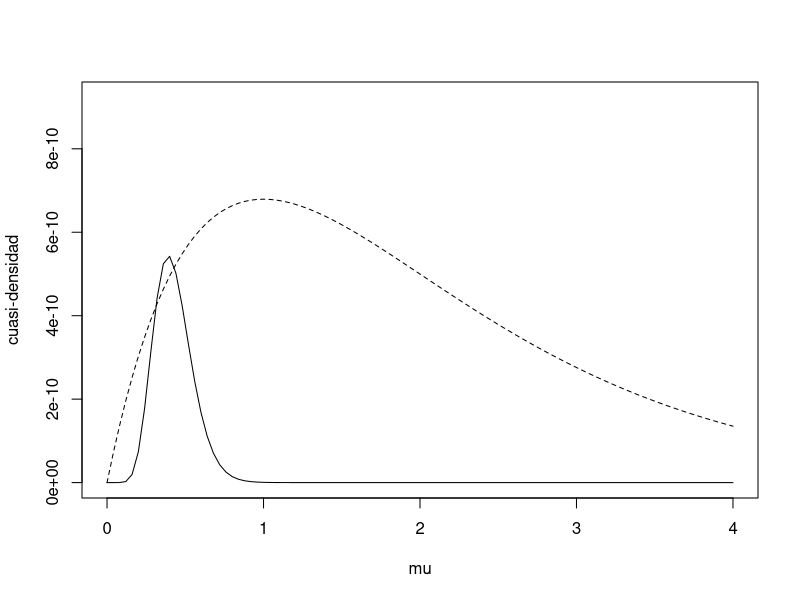
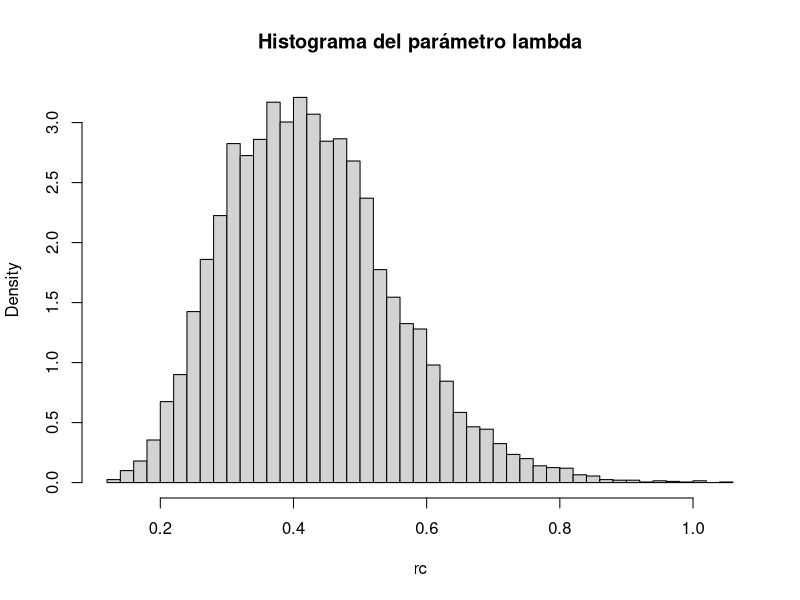
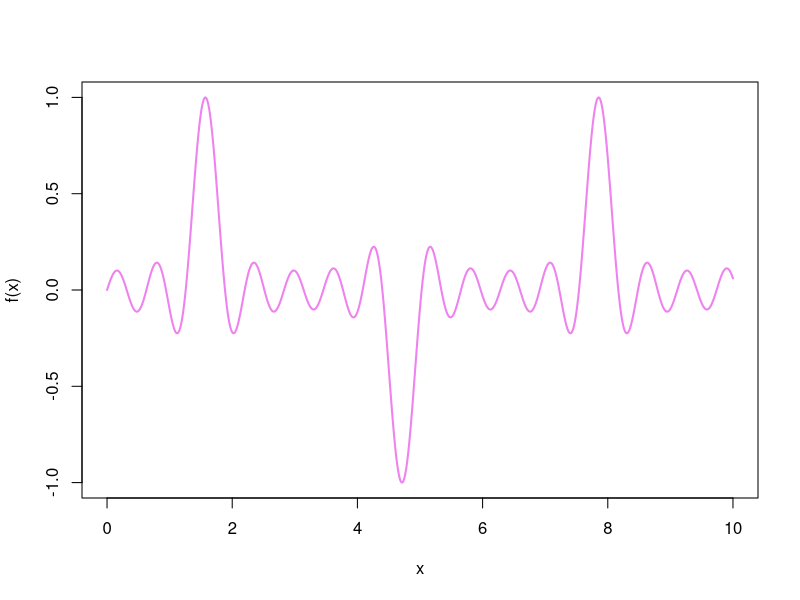
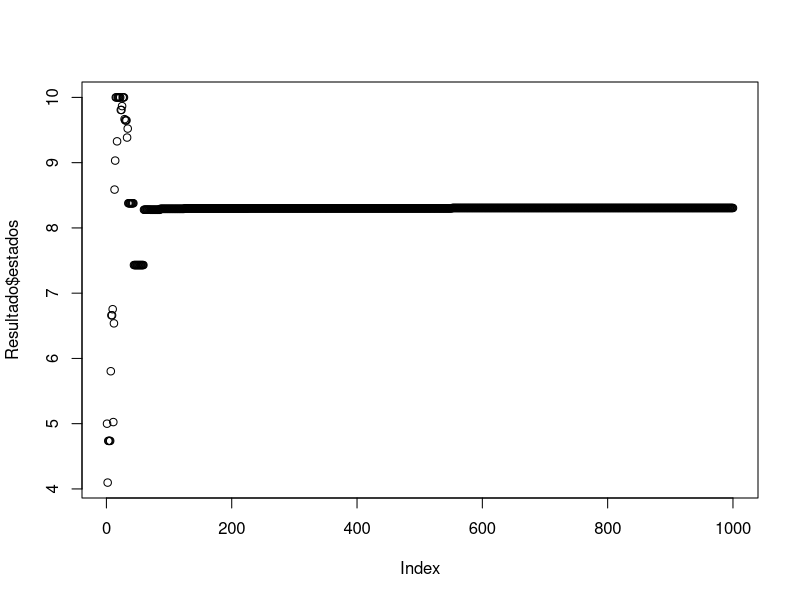

These figures' R source, in order:
## ---- chunk 1
set.seed(12345)

# Definimos la función a integrar
f <- Vectorize(function(x)
  exp(-x ^ 2) / (1 + x ^ 2))

# Calculamos el valor exacto de la integral
int_exacta <- integrate(f, 0, 1)$value

# Tamaño de la muestra
n <- 10 ^ 6

# Generamos una m.a.s de U[0, 1]
U <- runif(n)

# Calculamos los valores de la función en los valores generados
Y <- f(U)

# Calculamos la aproximación de la integral mediante Monte Carlo
int_aprox <- mean(Y)

# Calculamos el error absoluto entre el valor aproximado y el valor exacto de la integral
error_1 <- abs(int_aprox - int_exacta)

error_1
## ---- chunk 2
lambda <- 1

f_L <- function(L){
  
  return(lambda * exp(-lambda * L))
  
}
## ---- chunk 3
set.seed(54321)

# Número de muestras
n <- 10 ^ 4

# Generamos las muestras de la distribución auxiliar g(L) ~ N(3, 4)
g_L <- rnorm(n, mean = 3, sd = 2)

# Filtramos para asegurarnos de que las muestras sean positivas
g_L <- g_L[g_L > 0]

# Definimos una función que calcula el valor correspondiente para cada L
h <- Vectorize(function(L)
  (L * f_L(L)) / (dnorm(L, mean = 3, sd = 2)))

# Calculamos los valores de la función en los valores de la muestra
Y <- h(g_L)

# Calculamos la estimación del valor esperado
estimacion <- mean(Y)

# Calculamos el valor esperado exacto
valor_esperado <- 1 / lambda

# Calculamos el error absoluto entre la estimación y el valor esperado
error_2 <- abs(estimacion - valor_esperado)

# Guardamos lo obtenido en una matriz
A <- matrix(c(estimacion, valor_esperado, error_2), ncol = 3)
colnames(A) <- c("Estimación", "Valor real", "Error absoluto")

A
## ---- chunk 4
muestra <- c(2.72, 1.93, 1.76, 0.49, 6.12, 0.43, 4.01, 1.71, 2.01, 5.96)
## ---- chunk 5
lik <- Vectorize(function(lambda)
  prod(dexp(muestra, rate = lambda)))
## ---- chunk 6
# Se maximiza la función
emv <- optimize(lik , int = range(muestra), maximum = TRUE)

# Se extrae la constante c
c <- emv$objective
## ---- chunk 7
f.cuasi <- function(lambda)
  lik(lambda) * dgamma(lambda, shape = 2, scale = 1)
curve(
  c * dgamma(x, shape = 2, scale = 1),
  xlim = c(0, 4),
  ylim = c(0, c / 2),
  lty = 2,
  xlab = "mu",
  ylab = "cuasi-densidad"
)
curve(f.cuasi, add = TRUE)
## ---- chunk 8
# Cantidad de simulaciones
nsim <- 10 ^ 4

# Muestras correspondientes
U <- runif(nsim)
rc <- rgamma(nsim, shape = 2, scale = 1)

# Núumero de generaciones inicial
ngen <- length(rc)

# Verosimilitud de la muestra de gamma
Ver <- lik(rc)

# Ciclo para realizar las simulaciones requieridas
for (i in 1:nsim) {
  # Ciclo para el algoritmo de aceptación-rechazo
  while ((U[i] * c) > (Ver[i])) {
    U[i] <- runif(1)
    rc[i] <- rgamma(1, shape = 2, scale = 1)
    Ver[i] <- lik(rc[i])
    ngen <- ngen + 1
  }
}
## ---- chunk 9
cat("Lambda estimado = ", mean(rc))
## ---- chunk 10
hist(rc,
     freq = FALSE,
     main = "Histograma del parámetro lambda",
     breaks = "FD")
## ---- chunk 11
{
  cat("Número de generaciones = ", ngen)
  cat("\nNúmero medio de generaciones = ", ngen / nsim)
  cat("\nProporción de rechazos = ", 1 - (nsim / ngen), "\n")
}
## ---- chunk 12
quantile(rc, c(0.005, 0.995))
## ---- chunk 13
f <- function(x){(sin(10 * x)) / (10 * cos(x))}
## ---- chunk 14
curve(f, col = "violet", lwd = 2, from = 0, to = 10, n = 1000, ylab="f(x)")
## ---- chunk 15
resim <- function(f,
                  alpha = 0.5,
                  s0 = 0,
                  niter,
                  mini = -Inf,
                  maxi = Inf) {
  # Valor inicial
  s_n <- s0
  
  # Vector para guardar los estados
  estados <- rep(0, niter)
  
  # Contador de iteraciones
  iter_count <- 0
  
  # Ciclo para encontrar el mínimo
  for (k in 1:niter) {
    # Estado de esta iteración
    estados[k] <- s_n
    
    # Se reduce el T según el número de iteraciones
    t <- (1 - alpha) ^ k
    
    # Nuevo estado para comparar con el actual
    s_new <- rnorm(1, s_n, 1)
    
    # Se acorta el intervalo según los estados
    if (s_new < mini) {
      s_new <- mini
    }
    if (s_new > maxi) {
      s_new <- maxi
    }
    
    # Se define la diferencia de los estados, evaluados en sus funciones
    dif <- f(s_new) - f(s_n)
    
    # Se actualiza el estado según la condición
    if (dif < 0) {
      s_n <- s_new
    }
    else {
      # Número aleatorio para comparar
      random <- runif(1, 0, 1)
      
      # Se compara el aleatorio con p
      if (random < exp(-dif / t)) {
        s_n <- s_new
      }
    }
    
    # Aumenta el contador de iteraciones
    iter_count <- iter_count + 1
  }
  return(list(minimo = s_n, estados = estados))
}
## ---- chunk 16
Resultado <-resim(f, 0.1, 5, 1000, 0, 10)
cat("El mínimo de la función f en [0, 10] es: ", Resultado$minimo)
## ---- chunk 17
plot(Resultado$estados)
